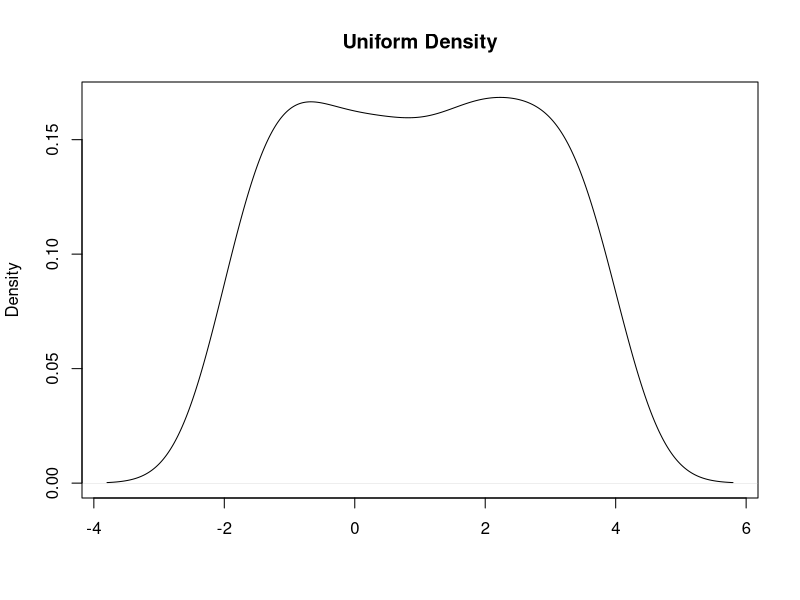
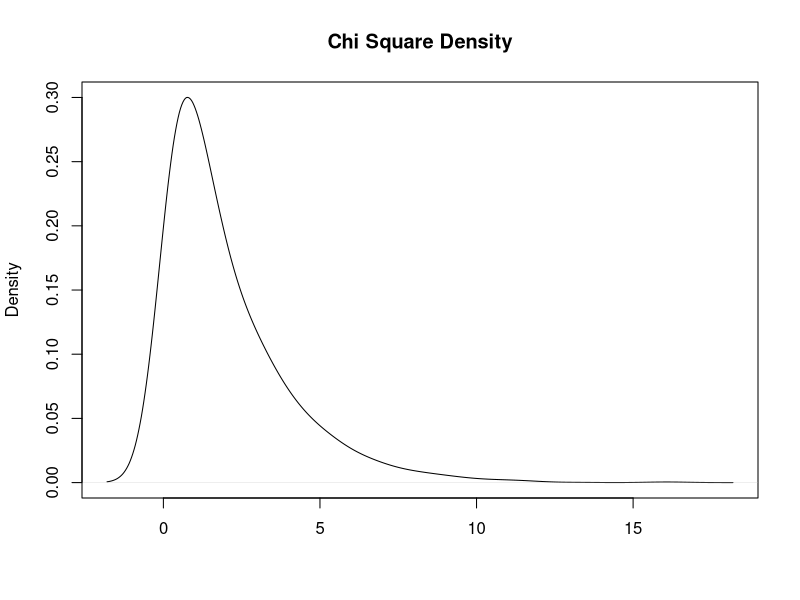
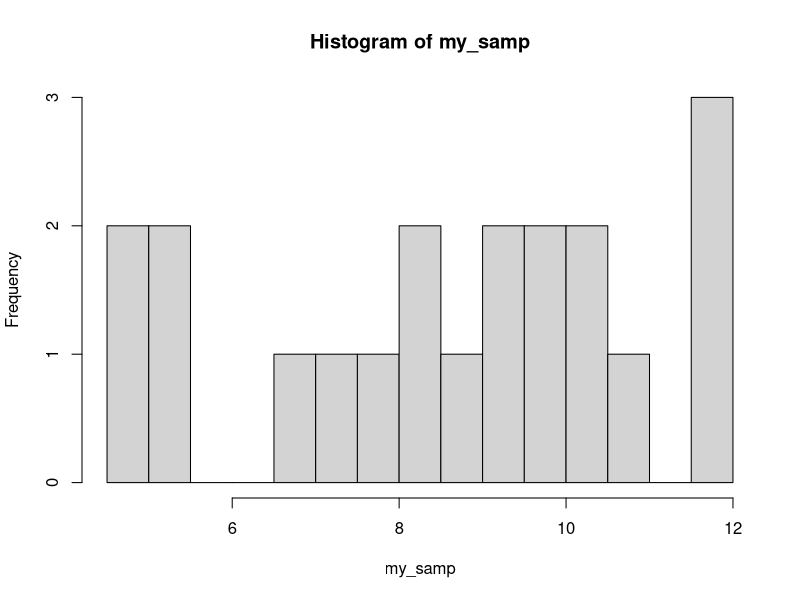

Write R code to recreate these figures, in order. (Note: this script raises an error after producing the figures.)
## ---- chunk 1
set.seed(101)
unif_dat <- runif(4000, -2, 4)
plot(density(unif_dat, bw=.6), main="Uniform Density", xlab = " ")
## ---- chunk 2
chi_dat <- rchisq(4000, 2)
plot(density(chi_dat, bw=.6), main="Chi Square Density", xlab = " ")
## ---- chunk 3
set.seed(102)
my_samp <- round(rnorm(20, 8, 2), 3)
summary(my_samp)
hist(my_samp, breaks=15)
## ---- chunk 4
mean(my_samp); sd(my_samp)
mean(my_samp+30); sd(my_samp + 30)
mean(15*my_samp); sd(15*my_samp)
## ---- chunk 5
## use GGplot2 here to show shift and scaling effects on a normal distribution 
trans_dat <- norm_dat %>% mutate(shift = non_std + 3,
                                 scale = non_std * 2,
                                 both = non_std * 2 + 3)
#ggplot(trans_dat) +
#  geom_density(aes(x=non_std,y = ..scaled..)) + 
#  geom_density(aes(x=shift,y = ..scaled..), col="blue") + 
#  geom_density(aes(x=scale,y = ..scaled..), col = "green") + 
#  geom_density(aes(x=both,y = ..scaled..), col = "purple") 

ggplot(trans_dat) +
  geom_histogram(aes(x=non_std), col=1) + 
  geom_histogram(aes(x=shift), fill="orange", col=1, alpha=0.3) + 
  geom_histogram(aes(x=scale), fill = "green", col=1, alpha=0.3) + 
  geom_histogram(aes(x=both), fill = "blue", col=1, alpha=0.3) + 
  labs(title="Shifts and Scales of Data from a Normal Distribution", x="Quantiles", y=" ") +
  theme(axis.text.y = element_blank())

#density(trans_dat$both)$y %>% names
#sum(density(trans_dat$non_std)$y)
  
#plot(density(my_norm))
#plot(density(15*my_norm))
#plot(density(my_norm+30))
#plot(density(15*my_norm+30))
## ---- chunk 6
qqnorm(my_samp)
